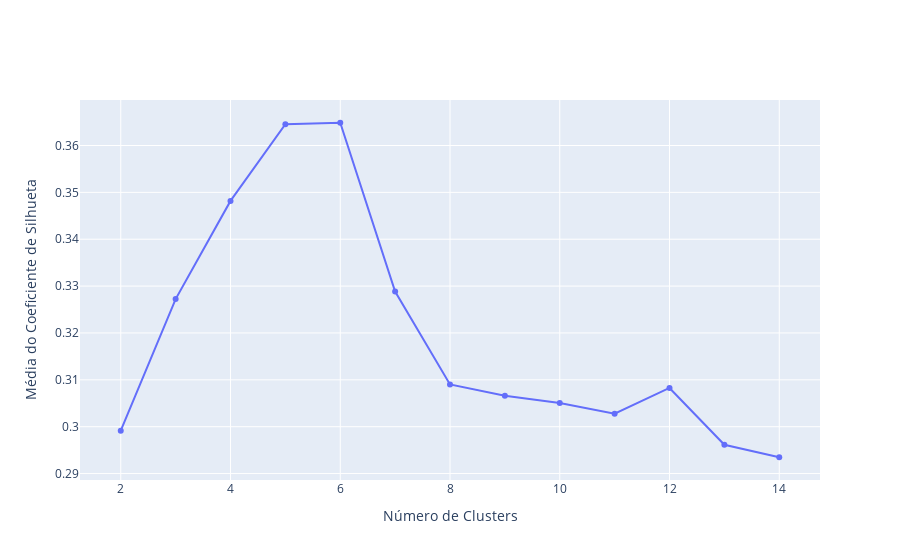

Notebook source saved alongside this figure:
### Code cell
fig = go.Figure()

fig.add_trace(
  go.Scatter(
    x=list(range(2, 15)),
    y=ss
  )
)

fig.update_layout(
  dict(
    xaxis_title = 'Número de Clusters',
    yaxis_title = 'Média do Coeficiente de Silhueta'
  )
)

fig.show()

### Figure 1 — Plotly figure (JSON) as saved in the notebook; plotly's stock layout.template omitted (floating-point values rounded to 4 significant figures)
{"data": [{"type": "scatter", "x": [2, 3, 4, 5, 6, 7, 8, 9, 10, 11, 12, 13, 14], "y": [0.2991, 0.3272, 0.3482, 0.3645, 0.3649, 0.3288, 0.309, 0.3066, 0.3051, 0.3028, 0.3083, 0.2961, 0.2935]}], "layout": {"xaxis": {"title": {"text": "Número de Clusters"}}, "yaxis": {"title": {"text": "Média do Coeficiente de Silhueta"}}}}
